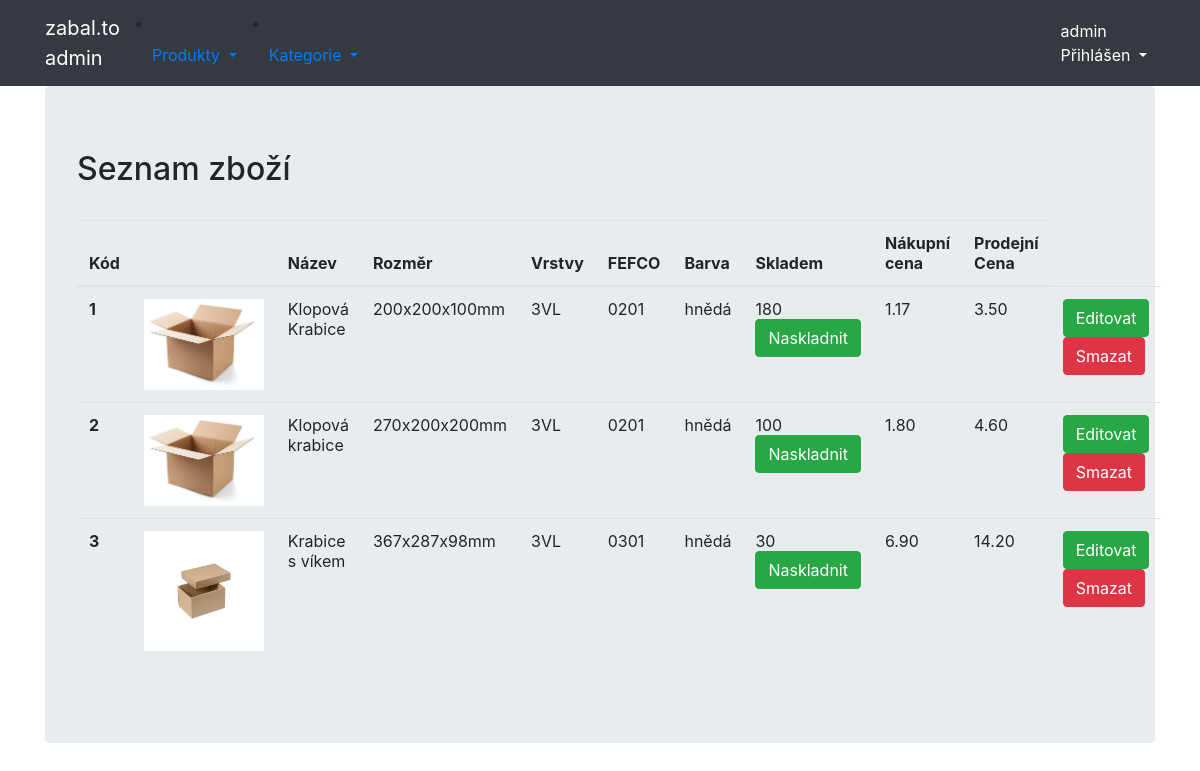
Before: /utils/ (signed in) with the older database file.
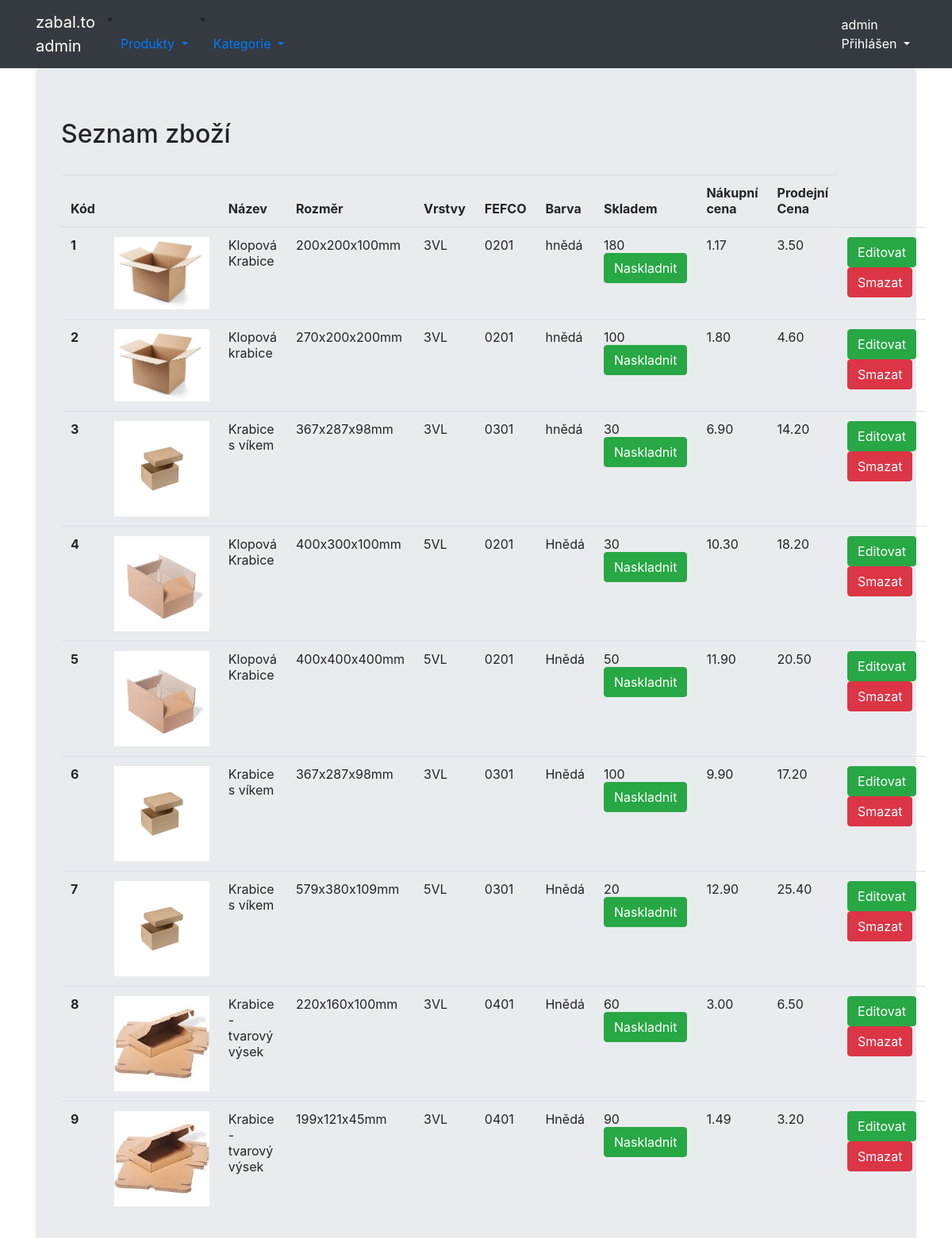
After: the same page with the newer database file.
### utils/models.py (models this page shows, shortened)
class Box(Model):
    name = CharField(max_length=50)
    size = CharField(max_length=20)
    color = CharField(max_length=20)
    layer = ForeignKey(Layer, on_delete=DO_NOTHING)
    fefco = ForeignKey(Fefco, on_delete=DO_NOTHING)
    description = CharField(max_length=500)
    price_a = DecimalField(max_digits=8, decimal_places=2)
    price_n = DecimalField(max_digits=8, decimal_places=2)
    photo = ImageField(upload_to='media')
    quantity = IntegerField()
    discount_price = FloatField(blank=True, null=True)

class Layer(Model):
    layer = CharField(max_length=5)
    description = CharField(max_length=128)
    def __str__(self):
        return f'{self.layer}'

class Fefco(Model):
    fefco_code = IntegerField(primary_key=True)
    description = CharField(max_length=500)
    def __str__(self):
        return f'{self.fefco_code}'

### utils/views.py (the view, shortened to what this page needs)
# urls.py: path('utils/', BoxesListView.as_view(), name='utils'),
class BoxesListView(PermissionRequiredMixin, ListView, StaffRequiredMixin):
    permission_required = 'utils.utils'
    template_name = 'goods_list.html'
    model = Box

### utils/templates/goods_list.html (shortened to what this page needs)
{% extends "base.html" %}
{% block content %}
    <h2>Seznam zboží</h2><br>
    <table class="table">
      <thead>
        <tr>
          <th scope="col">Kód</th>
          <th scope="col"></th>
          <th scope="col">Název</th>
          <th scope="col">Rozměr</th>
          <th scope="col">Vrstvy</th>
          <th scope="col">FEFCO</th>
          <th scope="col">Barva</th>
          <th scope="col">Skladem</th>
          <th scope="col">Nákupní cena</th>
          <th scope="col">Prodejní Cena</th>
        </tr>
      </thead>
      <tbody>
                {% for box in object_list %}
                    <tr>
                      <th scope="row">{{ box.id }}</th>
                      <td><img src="{{ MEDIA_URL }}/{{box.photo}}" width="120"/></td>
                      <td>{{ box.name }}</td>
                      <td>{{ box.size }}</td>
                      <td>{{ box.layer }}</td>
                      <td>0{{ box.fefco }}</td>
                      <td>{{ box.color }}</td>
                      <td>{{ box.quantity }}
                            <a class="btn btn-success btm-sm" href="{% url 'box_stock' pk=box.id %}">Naskladnit</a>
                      </td>
                      <td>{{ box.price_n }}</td>
                      <td>{{ box.price_a }}</td>
                        <th scope="row">
                            <a class="btn btn-success btm-sm" href="{% url 'box_update' pk=box.id %}">Editovat</a>
                            <a class="btn btn-danger btm-sm" href="{% url 'box_delete' pk=box.id %}">Smazat   </a>
                        </th>
                    </tr>
                {% endfor %}
        </tbody>
    </table>
{% endblock %}

### utils/templates/base.html (shortened to what this page needs)
<html>
  <head>
    <link rel="stylesheet" href="https://stackpath.bootstrapcdn.com/bootstrap/4.2.1/css/bootstrap.min.css">
  </head>
  <body>
    <nav class="navbar navbar-expand-lg navbar-dark bg-dark">
      <div class="container fixed">
        <a class="navbar-brand" href="/">zabal.to<br> admin</a>
        <div class="collapse navbar-collapse" id="navbarNavAltMarkup">
          <li class="nav-item dropdown">
            <a class="nav-link dropdown-toggle" href="#" id="navbarDropdown" role="button" data-toggle="dropdown" aria-haspopup="true" aria-expanded="false">
              Produkty
            </a>
          </li>
          <li class="nav-item dropdown">
            <a class="nav-link dropdown-toggle" href="#" id="Category" role="button" data-toggle="dropdown" aria-haspopup="true" aria-expanded="false">
              Kategorie
            </a>
          </li>
        </div>
            <div class="navbar-nav ml-auto">
                  <div class="nav-item dropdown">
                    {% if user.is_authenticated %}
                      <a class="nav-link active dropdown-toggle" href="#" data-toggle="dropdown">
                        {% if user.first_name %}{{ user.first_name }} <br> Přihlášen
                        {% else %}{{ user.username }} <br> Přihlášen{% endif %}
                      </a>
                    {% endif %}
                  </div>
            </div>
      </div>
    </nav>
    <div class="container">
      <div class="jumbotron">
          {% block content %}{% endblock %}
      </div>
    </div>
  </body>
</html>

Changed rows visible on the page:
added Box: id "4", photo (picture), name "Klopová Krabice", size "400x300x100mm", layer "5VL", fefco "201", color "Hnědá", quantity "30", price_n "10.30", price_a "18.20"
added Box: id "5", photo (picture), name "Klopová Krabice", size "400x400x400mm", layer "5VL", fefco "201", color "Hnědá", quantity "50", price_n "11.90", price_a "20.50"
added Box: id "6", photo (picture), name "Krabice s víkem", size "367x287x98mm", layer "3VL", fefco "301", color "Hnědá", quantity "100", price_n "9.90", price_a "17.20"
added Box: id "7", photo (picture), name "Krabice s víkem", size "579x380x109mm", layer "5VL", fefco "301", color "Hnědá", quantity "20", price_n "12.90", price_a "25.40"
added Box: id "8", photo (picture), name "Krabice - tvarový výsek", size "220x160x100mm", layer "3VL", fefco "401", color "Hnědá", quantity "60", price_n "3.00", price_a "6.50"
added Box: id "9", photo (picture), name "Krabice - tvarový výsek", size "199x121x45mm", layer "3VL", fefco "401", color "Hnědá", quantity "90", price_n "1.49", price_a "3.20"
